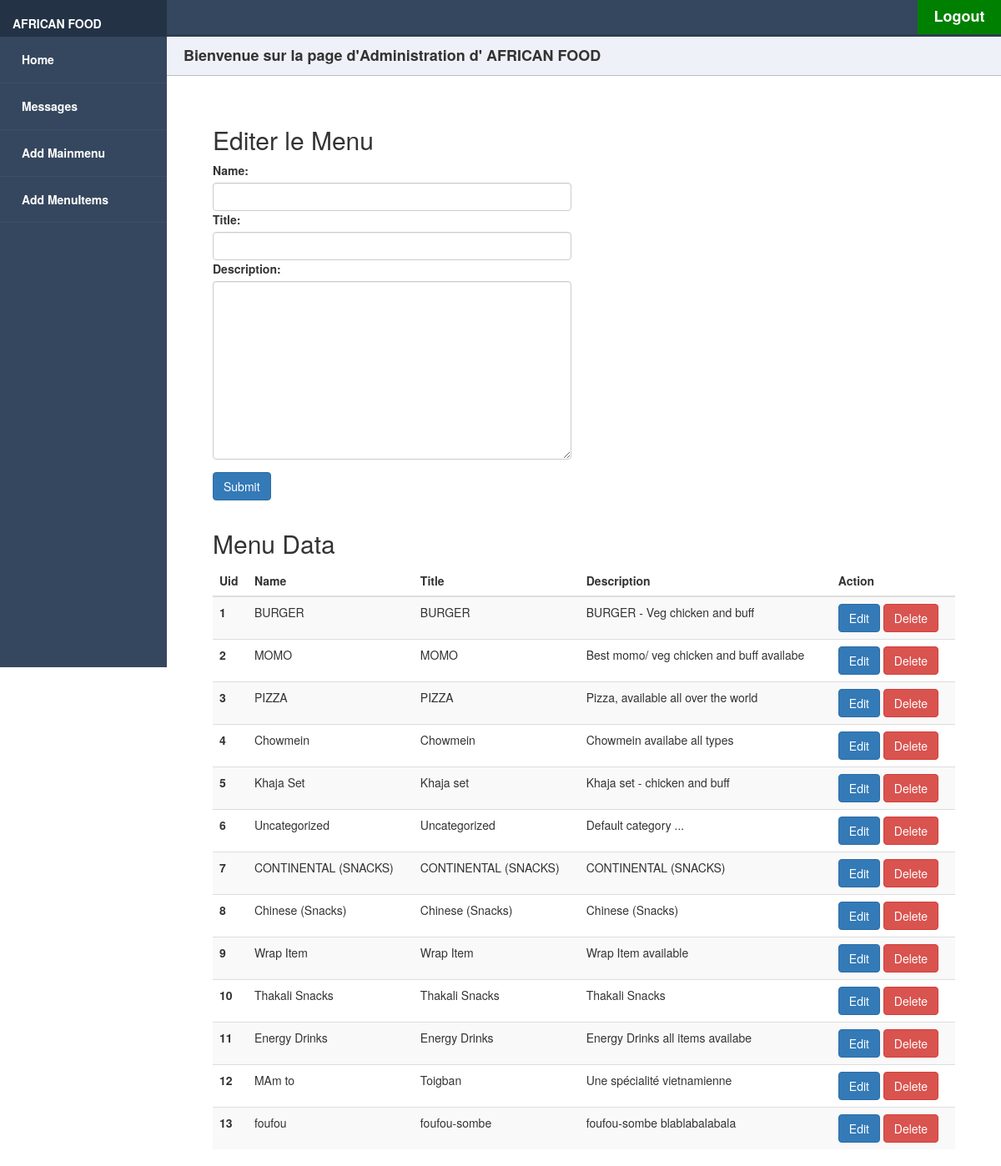
The page /dashboard/createmainmenu (signed in) on the database as committed earlier.
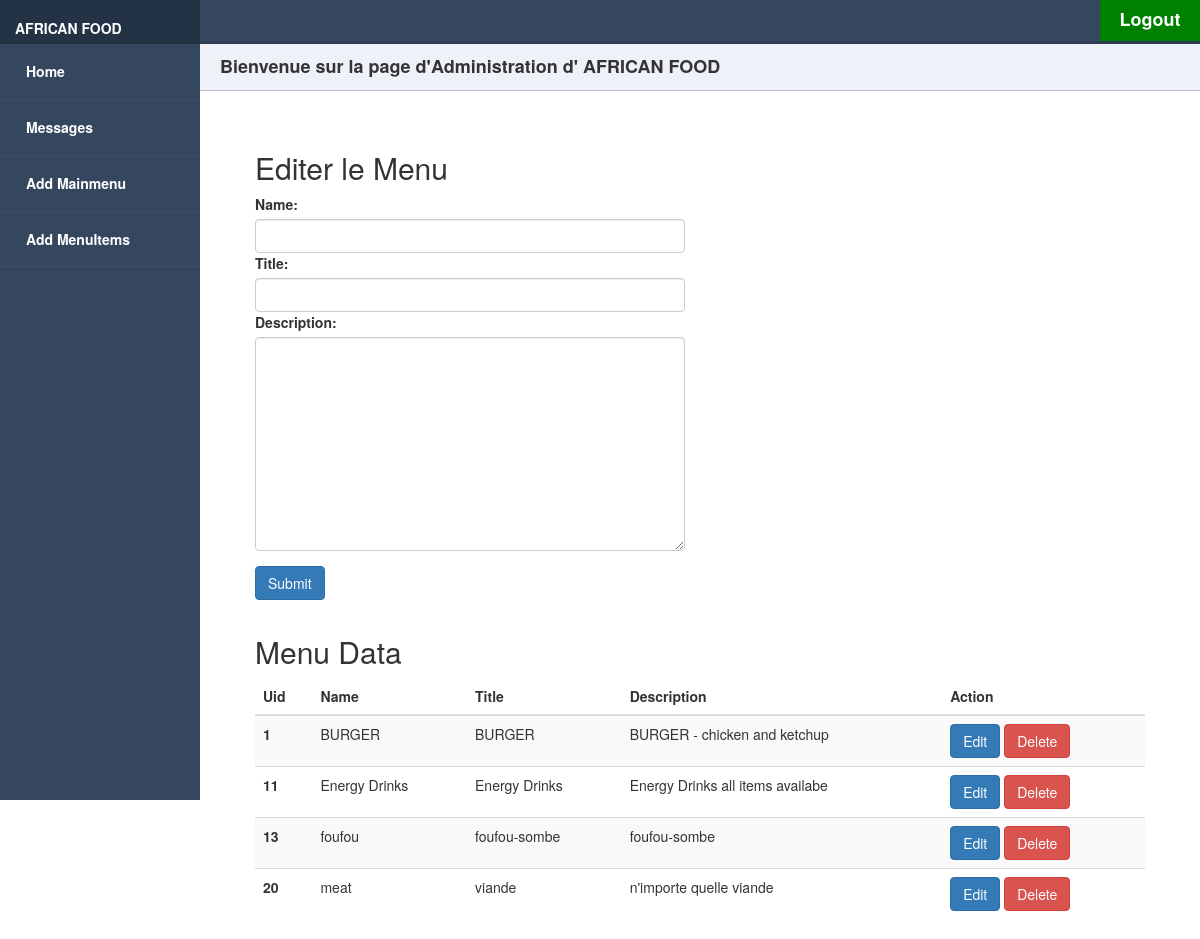
The same page on the database as committed later.
### menu/models.py (models this page shows, shortened)
class MainMenu(models.Model):
    created_at = models.DateField(auto_now_add=True)
    posted_by = models.ForeignKey(User, on_delete=models.CASCADE)
    name = models.CharField(max_length=100, unique=True)
    title = models.CharField(max_length=255, unique=True)
    slug = models.CharField(max_length=100,unique=True)
    status = models.BooleanField(default=0)
    description = models.TextField(max_length=400)

### dashboard/views.py (the view, shortened to what this page needs)
# urls.py: path('createmainmenu',views.mainmenu, name ='createmainmenu'),
@login_required
def mainmenu(request):
    mainmenu = MainMenu.objects.all()
    form = MenuForm()
    data ={
        'mainmenu' : mainmenu,
        'form': form,
    }
    return render(request,'pages/mainmenu.html', data)

### dashboard/forms.py
class MenuForm(forms.ModelForm):
    class Meta:
        model = models.MainMenu
        fields = ['name', 'title', 'description']
        widgets = {
            'name': forms.TextInput(attrs={'class': 'form-control'}),
            'title': forms.TextInput(attrs={'class': 'form-control'}),
            'description': forms.Textarea(attrs={'class': 'form-control'}),
        }

### dashboard/templates/pages/mainmenu.html (shortened to what this page needs)
{% extends 'master/dashmaster.html' %}
{% load static %}
{% block content %}
<div class="main-content">
    <div class="title">
        Bienvenue sur la page d'Administration d' AFRICAN FOOD
    </div>
    <div class="menuform">
        <div class="col-md-6">
            <h2>Editer le Menu</h2>
            <form action="" class="bg-light p-5 contact-form" method="POST" enctype="multipart/form-data">
                <div class="form-group">
                    {{ form }}
                </div>
                <div class="form-group">
                    <input type="submit" name="Submit Blog" class="btn btn-primary py-3 px-5">
                </div>
            </form>
        </div>
        <div class="col-md-12">
            <h2>Menu Data</h2>
            <table class="table table-striped table-dark">
                <thead>
                <tr>
                    <th scope="col">Uid</th>
                    <th scope="col">Name</th>
                    <th scope="col">Title</th>
                    <th scope="col">Description</th>
                    <th scope="col">Action</th>
                </tr>
                </thead>
                <tbody>
                {% for menu in mainmenu %}
                <tr>
                    <th scope="row">{{ menu.id }}</th>
                    <td>{{ menu.name }}</td>
                    <td>{{ menu.title }}</td>
                    <td>{{ menu.description }}</td>
                    <td>
                        <a class="btn btn-primary" href="{% url 'updatemenu' menu.id %}">Edit</a>
                        <a class="btn btn-danger" href="{% url 'deletemenu' menu.id %}">Delete</a>
                    </td>
                </tr>
                {% endfor %}
                </tbody>
            </table>
        </div>
    </div>
</div>
{% endblock %}

Rows that differ between the two databases and show on the page:
removed MainMenu: id "2", name "MOMO", title "MOMO", description "Best momo/ veg chicken and buff availabe"
removed MainMenu: id "3", name "PIZZA", title "PIZZA", description "Pizza, available all over the world"
removed MainMenu: id "4", name "Chowmein", title "Chowmein", description "Chowmein availabe all types"
removed MainMenu: id "5", name "Khaja Set", title "Khaja set", description "Khaja set - chicken and buff"
removed MainMenu: id "6", name "Uncategorized", title "Uncategorized", description "Default category ..."
removed MainMenu: id "7", name "CONTINENTAL (SNACKS)", title "CONTINENTAL (SNACKS)", description "CONTINENTAL (SNACKS)"
removed MainMenu: id "8", name "Chinese (Snacks)", title "Chinese (Snacks)", description "Chinese (Snacks)"
removed MainMenu: id "9", name "Wrap Item", title "Wrap Item", description "Wrap Item available"
removed MainMenu: id "10", name "Thakali Snacks", title "Thakali Snacks", description "Thakali Snacks"
removed MainMenu: id "12", name "MAm to", title "Toigban", description "Une spécialité vietnamienne"
changed MainMenu "BURGER": description "BURGER - Veg chicken and buff" → "BURGER - chicken and ketchup"
changed MainMenu "foufou": description "foufou-sombe blablabalabala" → "foufou-sombe"
added MainMenu: id "20", name "meat", title "viande", description "n'importe quelle viande"
